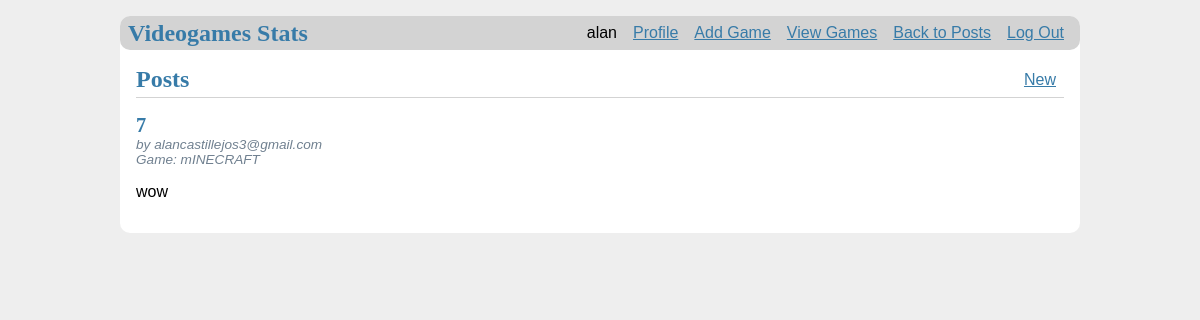
Page / (signed in) on the committed database.
### tables this page shows
CREATE TABLE Usuarios (
    ID INTEGER PRIMARY KEY AUTOINCREMENT,
    Nombre_usuario VARCHAR(255) NOT NULL,
    Correo_electronico VARCHAR(255) NOT NULL,
    Contrasena VARCHAR(255) NOT NULL
);

CREATE TABLE Reseñas (
    ID INTEGER PRIMARY KEY AUTOINCREMENT,
    Usuario_ID INT,
    Videojuego_ID INT,
    Calificación INT,
    Comentario TEXT,
    FOREIGN KEY (Usuario_ID) REFERENCES Usuarios(ID),
    FOREIGN KEY (Videojuego_ID) REFERENCES Videojuegos(ID)
);

CREATE TABLE Videojuegos (
    ID INTEGER PRIMARY KEY AUTOINCREMENT,
    Nombre VARCHAR(255) NOT NULL,
    Desarrollador_ID INT,
    Plataforma_ID INT,
    Genero_ID INT,
    Fecha_lanzamiento DATE,
    Precio DECIMAL(10, 2),
    FOREIGN KEY (Desarrollador_ID) REFERENCES Desarrolladores(ID),
    FOREIGN KEY (Plataforma_ID) REFERENCES Plataformas(ID),
    FOREIGN KEY (Genero_ID) REFERENCES Generos(ID)
);

### flaskr/blog.py (the view)
@bp.route('/')
def index():
    db = get_db()
    posts = db.execute(
        'SELECT r.ID, Usuario_ID, u.Correo_electronico AS Correo_electronico, Videojuego_ID, Calificación, Comentario, v.Nombre AS Nombre_videojuego'
        ' FROM Reseñas r'
        ' JOIN Usuarios u ON r.Usuario_ID = u.ID'
        ' JOIN Videojuegos v ON r.Videojuego_ID = v.ID'
    ).fetchall()
    return render_template('blog/index.html', posts=posts)

### flaskr/auth.py (called while the page is built)
@bp.before_app_request
def load_logged_in_user():
    user_id = session.get('Usuarios_ID')
    if user_id is None:
        g.user = None
    else:
        g.user = get_db().execute(
            'SELECT * FROM Usuarios WHERE ID = ?', (user_id,)
        ).fetchone()

### flaskr/db.py (called while the page is built)
def get_db():
    if 'db' not in g:
        g.db = sqlite3.connect(
            current_app.config['DATABASE'],
            detect_types=sqlite3.PARSE_DECLTYPES
        )
        g.db.row_factory = sqlite3.Row
    return g.db

### flaskr/templates/blog/index.html (shortened to what this page needs)
{% extends 'base.html' %}
{% block header %}
  <h1>{% block title %}Posts{% endblock %}</h1>
  {% if g.user %}
    <a class="action" href="{{ url_for('blog.create') }}">New</a>
  {% endif %}
{% endblock %}
{% block content %}
  {% for post in posts %}
    <article class="post">
      <header>
        <div>
          <h1>{{ post['Calificación'] }}</h1>
          <div class="about">by {{ post['Correo_electronico'] }}</div>
          <div class="about">Game: {{ post['Nombre_videojuego'] }}</div>
        </div>
      </header>
      <p class="body">{{ post['Comentario'] }}</p>
    </article>
  {% endfor %}
{% endblock %}

### flaskr/templates/base.html (shortened to what this page needs)
<!doctype html>
<link rel="stylesheet" href="{{ url_for('static', filename='style.css') }}">
<nav>
    <h1>Videogames Stats</h1>
    <ul>
        {% if g.user %}
        <li><span>{{ g.user['Nombre_usuario'] }}</span></li>
        <li><a href="{{ url_for('blog.profile') }}">Profile</a></li>
        <li><a href="{{ url_for('blog.add_game') }}">Add Game</a></li>
        <li><a href="{{ url_for('blog.view_games') }}">View Games</a></li>
        <li><a href="{{ url_for('blog.index') }}">Back to Posts</a></li>
        <li><a href="{{ url_for('auth.logout') }}">Log Out</a></li>
        {% else %}
        <li><a href="{{ url_for('auth.register') }}">Register</a></li>
        <li><a href="{{ url_for('auth.login') }}">Log In</a></li>
        {% endif %}
    </ul>
</nav>
    <section class="content">
    <header>
        {% block header %}{% endblock %}
    </header>
    {% block content %}{% endblock %}
    </section>

### flaskr/static/style.css (style rules this page uses)
h1 { font-family: serif; color: #377ba8; margin: 1rem 0; }
a { color: #377ba8; }
nav { background: lightgray; display: flex; align-items: center; padding: 0 0.5rem; border-radius: 10px; }
nav h1 { flex: auto; margin: 0; }
nav ul { display: flex; list-style: none; margin: 0; padding: 0; }
nav ul li a, nav ul li span, header .action { display: block; padding: 0.5rem; }
.content { padding: 0 1rem 1rem; }
.content > header { border-bottom: 1px solid lightgray; display: flex; align-items: flex-end; }
.content > header h1 { flex: auto; margin: 1rem 0 0.25rem 0; }
.post > header { display: flex; align-items: flex-end; font-size: 0.85em; }
.post > header > div:first-of-type { flex: auto; }
.post > header h1 { font-size: 1.5em; margin-bottom: 0; }
.post .about { color: slategray; font-style: italic; }
.post .body { white-space: pre-line; }
.content:last-child { margin-bottom: 0; }

### rows in the picture
Usuarios: user.Nombre_usuario "alan"
Reseñas: Calificación "7", Correo_electronico "alancastillejos3@gmail.com", Nombre_videojuego "mINECRAFT", Comentario "wow"
